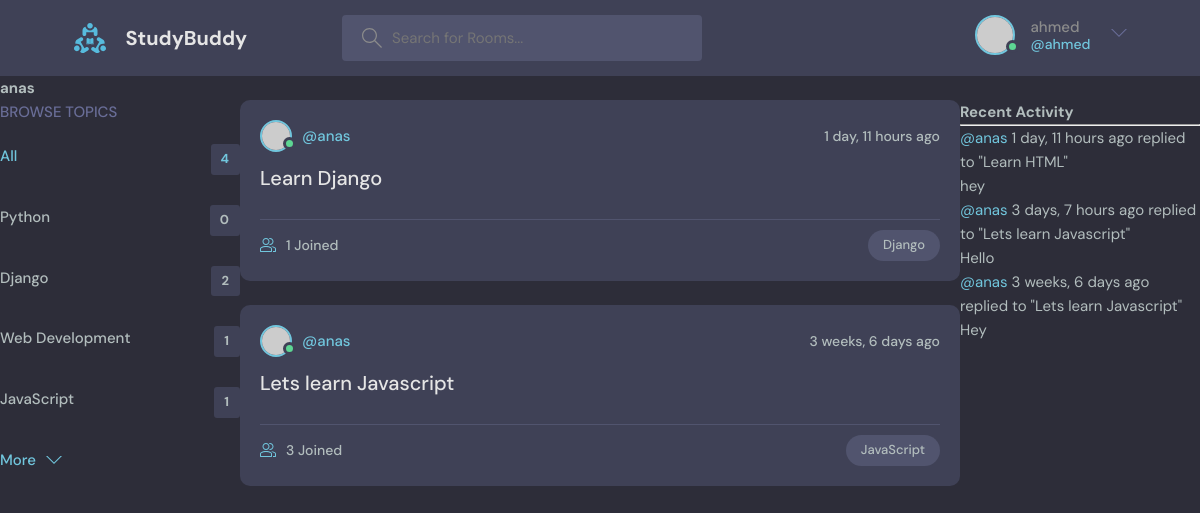
The page /profile/1/ (signed in) on the database its author committed.
### base/models.py (models this page shows, shortened)
class Topic(models.Model):
    name = models.CharField(max_length=200)

class Room(models.Model):
    host = models.ForeignKey(User, on_delete=models.SET_NULL, null=True)
    topic = models.ForeignKey(Topic, on_delete=models.SET_NULL, null=True)
    name = models.CharField(max_length=200)
    description = models.TextField(null=True, blank=True)
    participants = models.ManyToManyField(User, related_name='participants', blank=True)
    updated = models.DateTimeField(auto_now=True)
    created = models.DateTimeField(auto_now_add=True)
    class Meta:
        ordering = ['-updated', '-created']
    def __str__(self):
        return self.name

class Message(models.Model):
    user = models.ForeignKey(User, on_delete=models.CASCADE)
    room = models.ForeignKey(Room, on_delete=models.CASCADE)
    body = models.TextField()
    updated = models.DateTimeField(auto_now=True)
    created = models.DateTimeField(auto_now_add=True)
    class Meta:
        ordering = ['-updated', '-created']
    def __str__(self):
        return self.body[0:50]

### base/views.py (the view)
# urls.py: path('profile/<str:pk>/', views.userProfile, name='user-profile'),
def userProfile(request, pk):
    user = User.objects.get(id=pk)
    rooms = user.room_set.all()
    room_messages = user.message_set.all()
    topics = Topic.objects.all()
    context= {'user': user, 'rooms': rooms, 'room_messages': room_messages, 'topics': topics}
    return render(request, 'base/profile.html', context)

### base/templates/base/profile.html (shortened to what this page needs)
{% extends "main.html" %}
{% block content %}
    <h1>{{user.username}}</h1>
    <div class="profile-container">
        <div>
            {% include "base/topics_component.html" %}
        </div>
        <div>
            {% include "base/feed_component.html" %}
        </div>
        <div>
            {% include "base/activity_component.html" %}
        </div>
    </div>
{% endblock %}

### templates/navbar.html (shortened to what this page needs)
{% load static %}
<header class="header header--loggedIn">
    <div class="container">
      <a href="{% url 'home' %}" class="header__logo">
        <img src="{% static 'images/logo.svg' %}" />
        <h1>StudyBuddy</h1>
      </a>
      <form class="header__search" method="GET" action="{% url 'home' %}">
        <label>
          <input name="q" placeholder="Search for Rooms..." type="text" />
        </label>
      </form>
      <nav class="header__menu">
        {% if request.user.is_authenticated %}
            <div class="header__user">
            <a href="profile.html">
                <div class="avatar avatar--medium active">
                <img src="https://randomuser.me/api/portraits/men/37.jpg" />
                </div>
                <p>{{ request.user }} <span>@{{ request.user }}</span></p>
            </a>
            <button class="dropdown-button">
                <svg version="1.1" xmlns="http://www.w3.org/2000/svg" width="32" height="32" viewBox="0 0 32 32">
                <title>chevron-down</title>
                <path d="M16 21l-13-13h-3l16 16 16-16h-3l-13 13z"></path>
                </svg>
            </button>
            </div>
            {% else %}
                <a href="{% url 'login' %}">
                    <img src="{% static 'images/avatar.svg' %}" />
                    <p>Login</p>
                </a>
        {% endif %}
      </nav>
    </div>
  </header>

### base/templates/base/topics_component.html
<div class="topics">
    <div class="topics__header">
      <h2>Browse Topics</h2>
    </div>
    <ul class="topics__list">
      <li>
        <a href="{% url 'home' %}" class="active">All <span>{{ topics.count }}</span></a>
      </li>
      {% for topic in topics %}
        <li>
            <a href="{% url 'home' %}?q={{ topic.name }}">{{ topic.name }} <span>{{ topic.room_set.all.count }}</span></a>
        </li>
      {% endfor %}
    </ul>
    <a class="btn btn--link" href="topics.html">
      More
      <svg version="1.1" xmlns="http://www.w3.org/2000/svg" width="32" height="32" viewBox="0 0 32 32">
        <title>chevron-down</title>
        <path d="M16 21l-13-13h-3l16 16 16-16h-3l-13 13z"></path>
      </svg>
    </a>
  </div>

### base/templates/base/feed_component.html (shortened to what this page needs)
{% for room in rooms %}
    <div class="roomListRoom">
        <div class="roomListRoom__header">
        <a href="{% url 'user-profile' room.host.id %}" class="roomListRoom__author">
            <div class="avatar avatar--small active">
            <img src="https://randomuser.me/api/portraits/men/11.jpg" />
            </div>
            <span>@{{ room.host.username }}</span>
        </a>
        <div class="roomListRoom__actions">
            <span>{{ room.created | timesince }} ago</span>
        </div>
        </div>
        <div class="roomListRoom__content">
        <a href="{% url 'room' room.id %}">{{ room.name }}</a>
        </div>
        <div class="roomListRoom__meta">
        <a href="{% url 'room' room.id %}" class="roomListRoom__joined">
            {{ room.participants.all.count }} Joined
        </a>
        <p class="roomListRoom__topic">{{ room.topic.name }}</p>
        </div>
    </div>
{% endfor %}

### base/templates/base/activity_component.html (shortened to what this page needs)
<h3>Recent Activity</h3>
<hr>
{% for message in room_messages %}
    <div>
        <small><a href="{% url 'user-profile' message.user.id %}">@{{ message.user }}</a> {{ message.created | timesince }} ago</small>
        <small>replied to "{{ message.room }}"</small>
        <p>{{ message }}</p>
    </div>
{% endfor %}

### base/templates/base/profile.html (style rules this page uses)
.profile-container { display: grid; grid-template-columns: 1fr 3fr 1fr; }

### rows shown on the page
Topic: name "Python", room_set.all.count "0"
Topic: name "Django", room_set.all.count "2"
Topic: name "Web Development", room_set.all.count "1"
Topic: name "JavaScript", room_set.all.count "1"
Room: host.username "anas", created "1 day, 11 hours", name "Learn Django", participants.all.count "1", topic.name "Django"
Room: host.username "anas", created "3 weeks, 6 days", name "Lets learn Javascript", participants.all.count "3", topic.name "JavaScript"
Message: user "anas", created "1 day, 11 hours", room "Learn HTML", body "hey"
Message: user "anas", created "3 days, 7 hours", room "Lets learn Javascript", body "Hello"
Message: user "anas", created "3 weeks, 6 days", room "Lets learn Javascript", body "Hey"

### other values the page prints
{{ request.user }} "ahmed"
{{ user.username }} "anas"
{{ topics.count }} "4"
